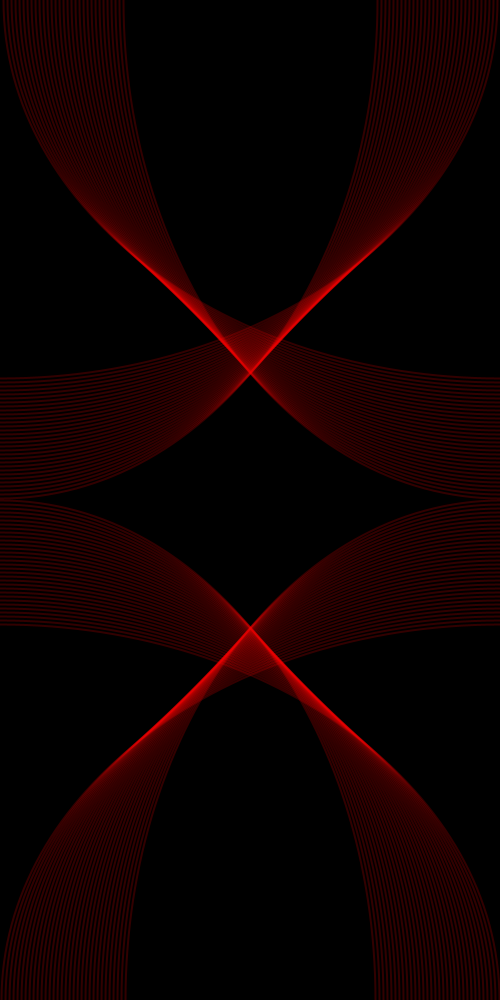
Frame 1 (no input)
Frame 60 (the mouse pressed at the canvas centre just before this capture): identical to frame 1, image omitted
Frame 120 (the mouse held since frame 60 and released just before this capture): identical to frame 1, image omitted

The Processing sketch that drew this single still picture (run headless with seeded random() and noise(); from frame 60 on, the mouse is pressed at the canvas centre):

// Processing sketch: processing_32115
// ── processing_32115.pde

int width =  750;
int height = 1000;
float x1 = 0;
float y1 = 1000;
float x2 = 500;
float y2 = 1000;

void setup(){
  size(500,1000);
  background(0);
  smooth();
}

void draw(){
  while(width<1000){
  noFill();
  strokeWeight(2);
  stroke(255,0,0,50);
  ellipse(x1,y1,width,height);
//  x1 = x1+8;
  y1 = 20/y1;
//  width = width + 4;
//  height = height + 4;
  
    noFill();
    strokeWeight(2);
    stroke(255,0,0,50);
    ellipse(x2,y2,width,height);
//    x2 = x2+8;
    y2 = 20/y2;
    width = width + 4;
    height = height - 4;
  }
  
/*      noFill();
      strokeWeight(2);
      stroke(255,0,0, 25);
      ellipse(x3,y3,width,height);
      x3 = x3-8;
      y3 = y3+8;
      width = width + 4;
      height = height + 4;
 */ 
//  if(y==500);
  //  x=50;
 //   y=0;
}
